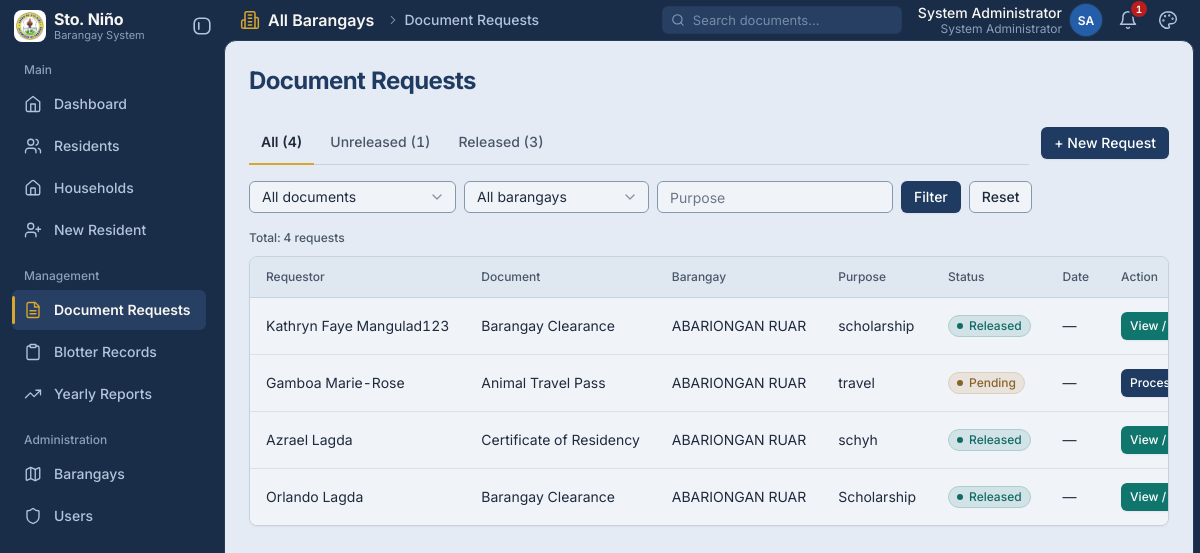
Screenshot of /pages/documents.php (signed in) with the database file from the repository.
### tables this page shows
CREATE TABLE `document_requests` (
  `id` int(11) NOT NULL AUTO_INCREMENT,
  `barangay_id` int(11) NOT NULL,
  `resident_id` int(11) DEFAULT NULL,
  `requestor_name` varchar(150) NOT NULL,
  `document_type` varchar(100) NOT NULL,
  `purpose` varchar(255) DEFAULT NULL,
  `status` enum('Pending','Processing','Released','Rejected','Cancelled') NOT NULL DEFAULT 'Pending',
  `requested_at` timestamp NOT NULL DEFAULT current_timestamp(),
  `released_at` datetime DEFAULT NULL,
  `processed_by` int(11) DEFAULT NULL,
  `processed_at` datetime DEFAULT NULL,
  `decision_note` varchar(255) DEFAULT NULL,
  `notes` text DEFAULT NULL,
   
  `details` text DEFAULT NULL,
  `control_no` varchar(50) DEFAULT NULL,
  PRIMARY KEY (`id`),
  KEY `idx_docs_barangay` (`barangay_id`),
  KEY `idx_docs_resident` (`resident_id`),
  KEY `idx_docs_status` (`status`),
  KEY `idx_docs_processed_by` (`processed_by`),
  CONSTRAINT `document_requests_ibfk_1` FOREIGN KEY (`barangay_id`) REFERENCES `barangays` (`id`),
  CONSTRAINT `document_requests_ibfk_2` FOREIGN KEY (`resident_id`) REFERENCES `residents` (`id`),
  CONSTRAINT `fk_docs_processed_by` FOREIGN KEY (`processed_by`) REFERENCES `users` (`id`) ON DELETE SET NULL ON UPDATE CASCADE
);

CREATE TABLE `barangays` (
  `id` int(11) NOT NULL AUTO_INCREMENT,
  `barangay_name` varchar(150) NOT NULL,
   
   
  `punong_barangay` varchar(150) DEFAULT NULL,
  `created_at` timestamp NOT NULL DEFAULT current_timestamp(),
  PRIMARY KEY (`id`),
  UNIQUE KEY `barangay_name` (`barangay_name`)
);

### config/config.php (called while the page is built, shortened)
<?php
if (!function_exists('url')) {
    function url($path = '') {
        $path = ltrim((string)$path, '/');
        return BASE_URL . '/' . $path;
    }
}
function e($value) { return htmlspecialchars((string)$value, ENT_QUOTES, 'UTF-8'); }
if (!function_exists('fmt_date')) {
    function fmt_datetime($value, $empty = '—') {
        $s = trim((string)($value ?? ''));
        if ($s === '' || strncmp($s, '0000-00-00', 10) === 0) { return $empty; }
        $t = strtotime($s);
        return $t === false ? $s : date('M j, Y, g:i A', $t);
    }
}
function csrf_token() {
    return $_SESSION['csrf_token'];
}
require_once BASE_PATH . '/includes/auth.php';

### includes/auth.php (called while the page is built, shortened)
<?php
if (!defined('BRGY_AUTH_LOADED')) {
    function current_user(): array
    {
        static $user = null;
        if ($user !== null) {
            return $user;
        }
        $user = [
            'id'          => (int)($_SESSION['user_id'] ?? 0),
            'username'    => (string)($_SESSION['username'] ?? ''),
            'full_name'   => (string)($_SESSION['full_name'] ?? ''),
            'role'        => (string)($_SESSION['role'] ?? ''),
            'barangay_id' => null,
            'status'      => (string)($_SESSION['status'] ?? ''),
            'resident_id' => null,
        ];
        $conn = $GLOBALS['conn'] ?? null;
        $stmt = $conn->prepare(
            'SELECT u.id, u.username, u.full_name, u.role, u.barangay_id, u.status,
                    r.id AS resident_id
               FROM users u
               LEFT JOIN residents r ON r.user_id = u.id
              WHERE u.id = ? AND u.deleted_at IS NULL LIMIT 1'
        );
        $uid = (int)$_SESSION['user_id'];
        $stmt->bind_param('i', $uid);
        $stmt->execute();
        $row = $stmt->get_result()->fetch_assoc();
        if ($row) {
            $user = [
                'id'          => (int)$row['id'],
                'username'    => (string)$row['username'],
                'full_name'   => (string)$row['full_name'],
                'role'        => (string)$row['role'],
                'barangay_id' => ($row['barangay_id'] !== null) ? (int)$row['barangay_id'] : null,
                'status'      => (string)$row['status'],
                'resident_id' => ($row['resident_id'] !== null) ? (int)$row['resident_id'] : null,
            ];
        }
        return $user;
    }
    function current_role(): string
    {
        return (string)(current_user()['role'] ?? '');
    }
    function is_admin(): bool     { return current_role() === 'admin'; }
    function require_role(array $allowed): void
    {
        $user  = current_user();
    }
    function require_staff(): void     { require_role(['admin', 'secretary']); }
    function scope_barangay(string $alias = '', string $join = ' AND '): array
    {
        if (is_admin()) {
            return ['', []];
        }
        $prefix = ($alias !== '') ? $alias . '.' : '';
        $bid    = current_barangay_id();
        return [$join . $prefix . 'barangay_id = ?', [$bid]];
    }
}
?>

### pages/documents.php (the view, shortened to what this page needs)
<?php
require_once __DIR__ . '/../config/config.php';
require_staff();
list($scopeSql, $scopeParams) = scope_barangay('dr');
$f_q        = trim($_GET['q'] ?? '');
$f_document = trim($_GET['document'] ?? '');
$f_barangay = (int)($_GET['barangay'] ?? 0);
$f_purpose  = trim($_GET['purpose'] ?? '');
$f_tab = trim($_GET['tab'] ?? '');
if (!in_array($f_tab, ['unreleased', 'released'], true)) { $f_tab = ''; }
$requestsSql = "
    SELECT
        dr.id,
        dr.requestor_name,
        dr.document_type,
        dr.purpose,
        dr.notes,
        dr.status,
        dr.released_at,
        b.barangay_name
    FROM document_requests dr
    LEFT JOIN barangays b
        ON dr.barangay_id = b.id
    WHERE 1=1 " . $scopeSql . "
";
$fTypes = '';
$fParams = [];
$filterSql = '';
$requestsSql .= $filterSql;
$requestsSql .= " ORDER BY dr.id DESC ";
$allParams = array_merge($scopeParams, $fParams);
$allTypes  = str_repeat('i', count($scopeParams)) . $fTypes;
if ($allParams) {
    $requests = $conn->prepare($requestsSql);
    $requests->bind_param($allTypes, ...$allParams);
    $requests->execute();
    $requests = $requests->get_result();
} else {
    $requests = $conn->query($requestsSql);
}
$tab_counts = ['all' => 0, 'unreleased' => 0, 'released' => 0];
$cntBase = "SELECT COUNT(*) c FROM document_requests dr LEFT JOIN barangays b ON dr.barangay_id = b.id WHERE 1=1 " . $scopeSql . $filterSql;
foreach (['all' => '', 'unreleased' => " AND dr.status IN ('Pending','Processing')", 'released' => " AND dr.status = 'Released'"] as $tk => $tcond) {
    if ($allParams) {
        $cs = $conn->prepare($cntBase . $tcond);
        $cs->bind_param($allTypes, ...$allParams);
        $cs->execute();
        $tab_counts[$tk] = (int)$cs->get_result()->fetch_assoc()['c'];
        $cs->close();
    } else {
        $cq = $conn->query($cntBase . $tcond);
        $tab_counts[$tk] = $cq ? (int)$cq->fetch_assoc()['c'] : 0;
    }
}
$tabs = [
    'all'        => ['label' => 'All'],
    'unreleased' => ['label' => 'Unreleased'],
    'released'   => ['label' => 'Released'],
];
$tab_key = $f_tab === '' ? 'all' : $f_tab;
$tab_qs = function (string $key) use ($f_q, $f_document, $f_barangay, $f_purpose): string {
    $qs = ['q' => $f_q, 'document' => $f_document, 'barangay' => $f_barangay, 'purpose' => $f_purpose];
    if ($key !== 'all') { $qs['tab'] = $key; }
    return url('pages/documents.php?' . http_build_query($qs));
};
include BASE_PATH . '/partials/header.php';
?>
<div class="toolbar" style="display:flex;justify-content:space-between;align-items:center;gap:12px;flex-wrap:wrap">
    <nav class="tabs" style="flex:1;flex-wrap:wrap;margin-bottom:0" aria-label="Document request status">
        <?php foreach ($tabs as $key => $t): ?>
        <a class="<?= $key === $tab_key ? 'active' : '' ?>"
           href="<?= e($tab_qs($key)) ?>"
           <?= $key === $tab_key ? 'aria-current="page"' : '' ?>>
            <?= e($t['label']) ?> (<?= number_format($tab_counts[$key]) ?>)
        </a>
        <?php endforeach; ?>
    </nav>
    <button type="button" class="btn push-right" data-toggle="#new-request-form"
            aria-controls="new-request-form" aria-expanded="false">+ New Request</button>
</div>
<div class="toolbar">
    <form method="get">
        <select id="f_document" name="document">
            <option value="">All documents</option>
        </select>
        <?php if ($_SESSION['role'] === 'admin'): ?>
        <select id="f_barangay" name="barangay">
            <option value="0">All barangays</option>
        </select>
        <?php endif; ?>
        <input id="f_purpose" type="text" name="purpose" placeholder="Purpose" value="<?= e($f_purpose) ?>">
        <button class="btn" type="submit">Filter</button>
        <a class="btn btn--ghost" href="<?= e(url('pages/documents.php')) ?>">Reset</a>
    </form>
</div>
<p class="muted-meta" role="status">Total: <?= number_format($requests->num_rows) ?> request<?= $requests->num_rows === 1 ? '' : 's' ?></p>
<div class="card table-wrap">
    <table>
        <thead>
            <tr>
                <th>Requestor</th>
                <th>Document</th>
                <th>Barangay</th>
                <th>Purpose</th>
                <th>Status</th>
                <th>Date</th>
                <th>Action</th>
            </tr>
        </thead>
        <tbody>
        <?php if ($requests->num_rows > 0): ?>
            <?php while ($r = $requests->fetch_assoc()): ?>
                <tr>
                    <td>
                        <?= e($r['requestor_name']) ?>
                    </td>
                    <td>
                        <?= e($r['document_type']) ?>
                    </td>
                    <td>
                        <?= e($r['barangay_name']) ?>
                    </td>
                    <td>
                        <?= e($r['purpose']) ?>
                    </td>
                    <td>
                        <span class="badge badge--<?= e(strtolower((string)$r['status'])) ?>"><?= e($r['status']) ?></span>
                    </td>
                    <td>
                        <?= e(fmt_datetime($r['released_at'])) ?>
                    </td>
                    <td>
                        <?php if ($r['status'] === 'Pending'): ?>
                            <a
                                href="<?= e(url('actions/process_document.php?id=' . $r['id'] . '&token=' . csrf_token())) ?>"
                                class="btn btn-primary"
                            >
                                Processing
                            </a>
                        <?php elseif ($r['status'] === 'Released'): ?>
                            <a
                                href="<?= e(url('pages/document_print.php?id=' . $r['id'])) ?>"
                                class="btn btn-success"
                            >
                                View / Print
                            </a>
                        <?php endif; ?>
                    </td>
                </tr>
            <?php endwhile; ?>
        <?php endif; ?>
        </tbody>
    </table>
</div>
<?php include BASE_PATH . '/partials/footer.php'; ?>

### rows the page displays
document_requests: requestor_name "Kathryn Faye Mangulad123", document_type "Barangay Clearance", barangay.barangay_name "ABARIONGAN RUAR", purpose "scholarship", status "Released", released_at "—"
document_requests: requestor_name "Gamboa Marie-Rose", document_type "Animal Travel Pass", barangay.barangay_name "ABARIONGAN RUAR", purpose "travel", status "Pending", released_at "—"
document_requests: requestor_name "Azrael Lagda", document_type "Certificate of Residency", barangay.barangay_name "ABARIONGAN RUAR", purpose "schyh", status "Released", released_at "—"
document_requests: requestor_name "Orlando Lagda", document_type "Barangay Clearance", barangay.barangay_name "ABARIONGAN RUAR", purpose "Scholarship", status "Released", released_at "—"

### other values shown
$group "Main"
$item['label'] "Dashboard"
$item['label'] "Residents"
$item['label'] "Households"
$item['label'] "New Resident"
$group "Management"
$item['label'] "Document Requests"
$item['label'] "Blotter Records"
$item['label'] "Yearly Reports"
$group "Administration"
$item['label'] "Barangays"
$item['label'] "Users"
$scope_name "All Barangays"
$crumb "Document Requests"
$full_name "System Administrator"
